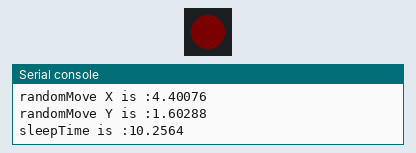
Bench run of a program on a simulated Raspberry Pi Pico running CircuitPython. On the bench: 1 RGB LEDs in strip order, left to right, the last lines printed to the serial console. Dim RGB values are drawn brighter than linear; random numbers come from a fixed seed; USB keyboard and mouse output is not drawn.

Above: at 4.6 s.
At 128.5 s:
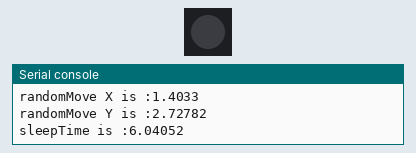
Timing chart, 0 to 130.0 s (numbered marks = the images above):
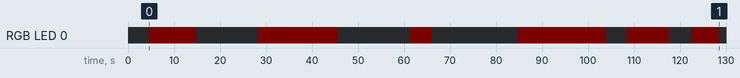

Measured:
- by itself, RGB LED 0: off → RGB(3, 0, 0) at 4.5 s, → off 10.3 s later, → RGB(3, 0, 0) 13.5 s later, → off 17.2 s later, … (12 changes in this stretch)

The program:

code.py
```python
import time
import usb_hid
from adafruit_hid.mouse import Mouse
import board
import neopixel
import random

# Define the NeoPixel pin to suit the board in use
NEOPIXEL=board.GP16

mouse = Mouse(usb_hid.devices)
pixels = neopixel.NeoPixel(NEOPIXEL, 1, brightness=0.3, auto_write=False)
pixels[0] = (10, 0, 0)


#led = digitalio.DigitalInOut(board.GP16)
#led.direction = digitalio.Direction.OUTPUT

def generate_random_numbers(start=0.2, end=5.7):
    # Generate two random floating-point numbers between start and end
    random_number1 = random.uniform(start, end)
    random_number2 = random.uniform(start, end)
    return [random_number1, random_number2]

start_sleeptime = generate_random_numbers(4.3,6)
print(f"First sleep time is :{start_sleeptime}")

time.sleep(start_sleeptime[0])

while True:
	pixels[0] = (10, 0, 0)
	pixels.show()
	randomMove = generate_random_numbers()
	print(f"randomMove X is :{randomMove[0]}")
	print(f"randomMove Y is :{randomMove[1]}")
	# Make the X and Y mouse movements integers
	randomMove[0] = round(randomMove[0]*2)
	randomMove[1] = round(randomMove[1]*2)
	mouse.move(x=randomMove[0],y=randomMove[1])
	sleepTime = generate_random_numbers(0.1,20.6)
	print(f"sleepTime is :{sleepTime[0]}")
	time.sleep(sleepTime[0])

	# Move back to original position
	pixels[0] = (0, 0, 0)
	pixels.show()
	mouse.move(x=-randomMove[0],y=-randomMove[1])
	sleepTime = generate_random_numbers(0.1,20.6)
	time.sleep(sleepTime[0])
	print(f"sleepTime is :{sleepTime[0]}")
```
